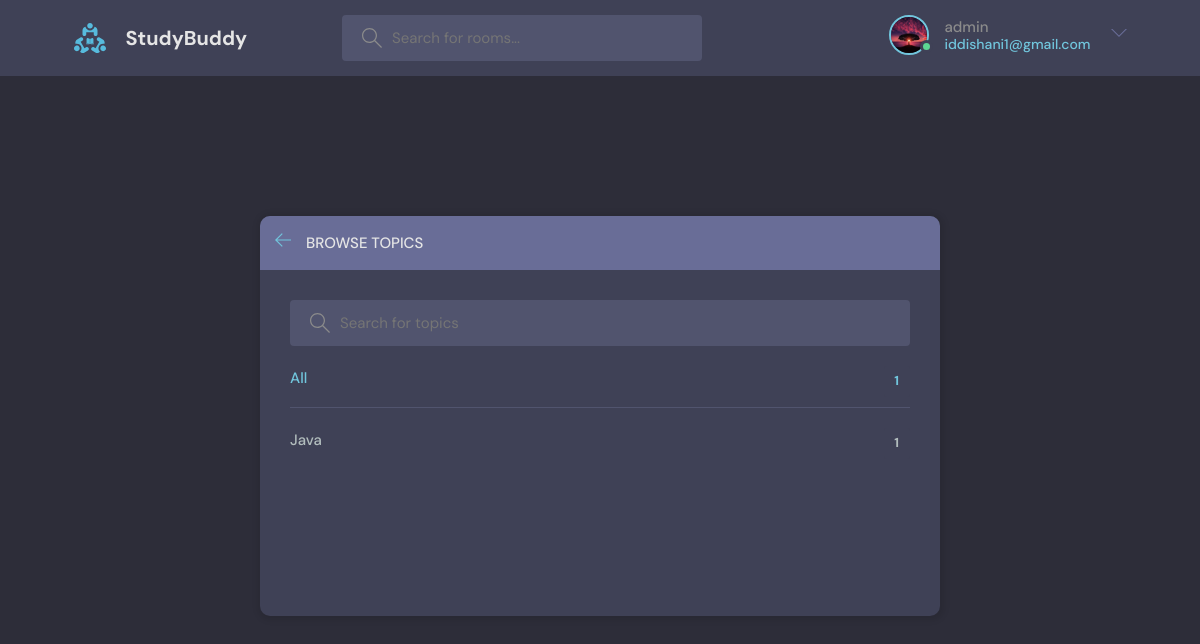
The page /topics/ (signed in) on the database as committed earlier.
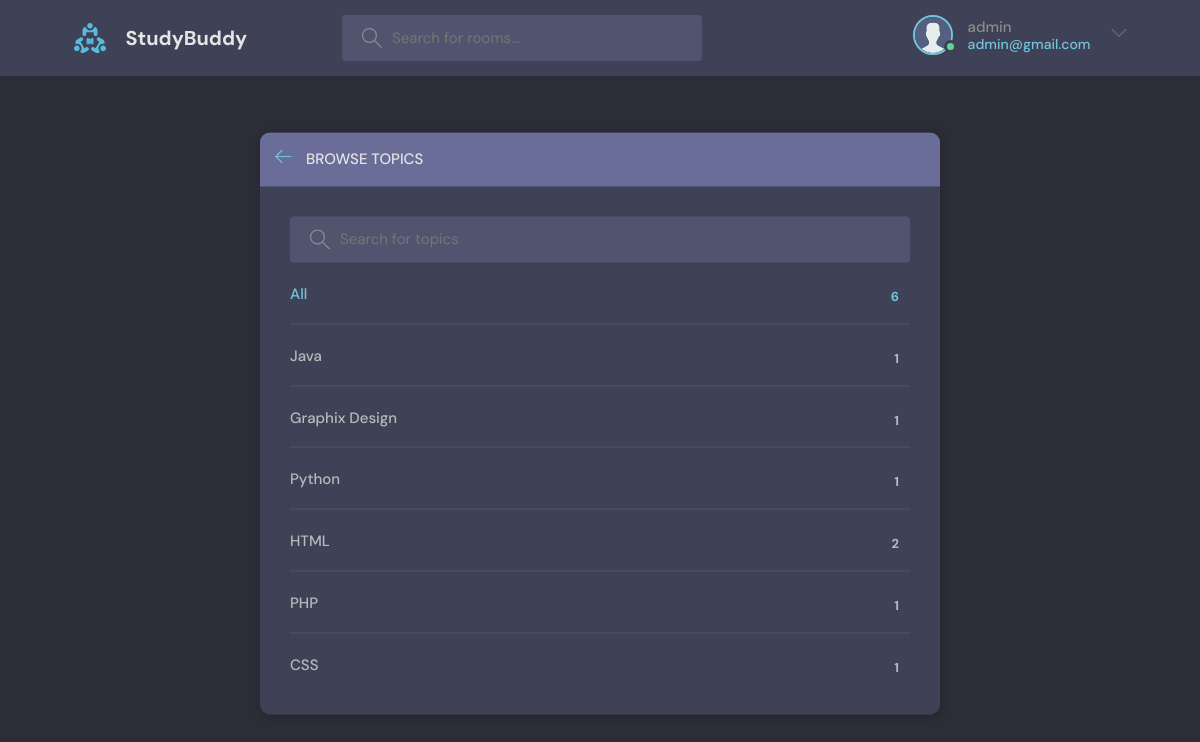
The same page on the database as committed later.
### base/models.py (models this page shows, shortened)
class User(AbstractUser):
    name = models.CharField(max_length=200, null=True)
    email = models.EmailField(unique= True, null=True)
    bio = models.TextField(null=True)
    avatar = models.ImageField(null=True, default="avatar.svg")
    USERNAME_FIELD = 'email'
    REQUIRED_FIELDS = ["username"]

class Topic(models.Model):
    name = models.CharField(max_length=200)

### base/views.py (the view)
# urls.py: path('topics/', view=views.topicPage, name="topic"),
def topicPage(request):
    q = request.GET.get('q') if request.GET.get('q') != None else ''
    topics = Topic.objects.filter(name__icontains=q)
    context = {"topics": topics}
    return render(request=request, template_name='base/topics.html', context=context)

### base/templates/base/topics.html (shortened to what this page needs)
{% extends 'main.html' %}
{% block content %}
  <main class="create-room layout">
    <div class="container">
      <div class="layout__box">
        <div class="layout__boxHeader">
          <div class="layout__boxTitle">
            <a href="{{ request.META.HTTP_REFERER }}">
              <svg version="1.1" xmlns="http://www.w3.org/2000/svg" width="32" height="32" viewBox="0 0 32 32">
                <title>arrow-left</title>
                <path
                  d="M13.723 2.286l-13.723 13.714 13.719 13.714 1.616-1.611-10.96-10.96h27.625v-2.286h-27.625l10.965-10.965-1.616-1.607z"
                ></path>
              </svg>
            </a>
            <h3>Browse Topics</h3>
          </div>
        </div>
        <div class="topics-page layout__body">
          <form class="header__search" action="{% url 'topic' %}" method="get">
            <label>
              <input placeholder="Search for topics" name="q" />
            </label>
          </form>
          <ul class="topics__list">
            <li>
              <a href="{% url 'home' %}" class="active">All <span>{{topics.count}}</span></a>
            </li>
            {% for topic in topics %}
            <li>
              <a href="{% url 'home' %}?q={{topic.name}}">{{topic.name}} <span>{{topic.room_set.all.count}}</span></a>
            </li>
            {% endfor %}
          </ul>
        </div>
      </div>
    </div>
  </main>
{% endblock content %}

### templates/main.html (shortened to what this page needs)
<!DOCTYPE html>
{% load static %}
<html lang="en">
  <head>
    <link rel="stylesheet" href="{% static 'css/style.css' %}" />
  </head>
  <body>
    {% include 'navbar.html' %}
    {% block content %}
    {% endblock content %}
  </body>
</html>

### templates/navbar.html (shortened to what this page needs)
{% load static %}
<header class="header header--loggedIn">
    <div class="container">
      <a href="{% url 'home' %}" class="header__logo">
        <img src="{% static 'images/logo.svg' %}" />
        <h1>StudyBuddy</h1>
      </a>
      <form class="header__search" method="get" action="{% url 'home' %}">
        <label>
          <input name="q" placeholder="Search for rooms..." />
        </label>
      </form>
      <nav class="header__menu">
        {% if request.user.is_authenticated %}
            <div class="header__user">
            <a href="{% url 'profile' 1%}">
                <div class="avatar avatar--medium active">
                <img src="{{request.user.avatar.url}}" />
                </div>
                <p>{{ request.user.username }} <span>{{request.user.email}}</span></p>
            </a>
            <button class="dropdown-button">
                <svg version="1.1" xmlns="http://www.w3.org/2000/svg" width="32" height="32" viewBox="0 0 32 32">
                <title>chevron-down</title>
                <path d="M16 21l-13-13h-3l16 16 16-16h-3l-13 13z"></path>
                </svg>
            </button>
            </div>
        {% else %}
            <a href="{% url 'login' %}">
                <img src="{% static 'images/avatar.svg' %}" />
                <p>Login</p>
            </a>
        {% endif %}
      </nav>
    </div>
</header>

### static/css/style.css (style rules this page uses)
:root { --color-main: #71c6dd; --color-main-light: #e1f6fb; --color-dark: #3f4156; --color-dark-medium: #51546e; --color-dark-light: #696d97; --color-light: #e5e5e5; --color-gray: #8b8b8b; --color-light-gray: #b2bdbd; --color-bg: #2d2d39; --color-success: #5dd693; --color-error: #fc4b0b; }
* { font-family: "DM Sans", -apple-system, BlinkMacSystemFont, "Segoe UI", Roboto, Oxygen, Ubuntu, Cantarell, "Open Sans", "Helvetica Neue", sans-serif; margin: 0; padding: 0; box-sizing: border-box; text-rendering: optimizeLegibility; font-size: inherit; }
html { font-size: 56.25%; }
@media only screen and (min-width: 1200px) { html { font-size: 62.5%; } }
body { line-height: 1.6; font-weight: 400; font-size: 1.5rem; color: var(--color-light-gray); background-color: var(--color-bg); min-height: 100vh; }
img { width: 100%; }
a { display: inline-block; color: var(--color-main); text-decoration: none; }
.container { max-width: 120rem; width: 90%; margin: auto; }
.avatar { position: relative; display: inline-block; border-radius: 50%; border: 2px solid var(--color-main); }
.avatar img { display: block; border-radius: 50%; object-fit: cover; object-position: center; }
.avatar::after { content: ""; display: block; position: absolute; background-color: var(--color-gray); z-index: 111; border-radius: 50%; border: 0.3rem solid var(--color-dark); }
.avatar.active::after { background-color: var(--color-success); }
.avatar.avatar--medium img { width: 3.6rem; height: 3.6rem; border-radius: 50%; }
.avatar.avatar--medium:after { width: 0.7rem; height: 0.7rem; bottom: 0px; right: -6px; }
.header { padding: 1.5rem; background-color: var(--color-dark); }
.header > .container { display: flex; gap: 9.5rem; }
.header__logo, .header__user { display: flex; gap: 2rem; align-items: center; }
.header__logo > img { height: 3.2rem; width: 3.2rem; }
.header__logo > h1 { font-weight: 700; font-size: 2rem; color: var(--color-light); }
.header__search > label { background-color: var(--color-dark-medium); padding: 1.3rem 1rem; display: flex; align-items: center; gap: 1rem; border-radius: 4px; }
.header__search svg { fill: var(--color-gray); width: 2rem; height: 2rem; margin-left: 1rem; }
.header__search input { width: 30rem; background: transparent; border: none; outline: none; color: var(--color-light); }
.header__menu { margin-left: auto; position: relative; }
.header__menu a { display: flex; gap: 1.5rem; align-items: center; font-weight: 500; text-decoration: none; color: var(--color-gray); }
.header__menu img { height: 3.6rem; }
.header__menu p { line-height: 1.2; }
.header__menu span { color: var(--color-main); font-weight: 500; font-size: 1.4rem; display: block; }
.header__menu svg { width: 1.6rem; height: 1.6rem; fill: var(--color-dark-light); }
.dropdown-button { background: transparent; border: 0; outline: 0; cursor: pointer; }
.layout { margin-top: 2.4rem; }
.layout > .container { display: flex; justify-content: space-between; align-items: flex-start; }
.layout__box { width: 90%; max-width: 48rem; min-height: 40rem; position: absolute; top: 50%; left: 50%; transform: translate(-50%, -46%); background-color: var(--color-dark); border-radius: 1rem; box-shadow: 1px 1px 6px 3px rgba(0, 0, 0, 0.1); overflow: hidden; }
.layout__boxHeader { display: flex; padding: 1.5rem; background-color: var(--color-dark-light); }
.layout__boxTitle { display: flex; gap: 1.5rem; align-items: center; }
.layout__boxTitle h3 { text-transform: uppercase; font-weight: 500; color: var(--color-light); }
.layout__boxTitle svg { width: 1.6rem; height: 1.6rem; fill: var(--color-main); }
.layout__body { margin: 3rem; }
.topics__list { list-style: none; }
.topics__list li a { display: flex; justify-content: space-between; margin-bottom: 3rem; font-weight: 500; color: var(--color-light-gray); transition: all 0.3s ease-in-out; }
.topics__list li a.active, .topics__list li a:hover { color: var(--color-main); }
.topics__list li a span { padding: 0.5rem 1rem; background-color: var(--color-dark); border-radius: 3px; font-size: 1.3rem; font-weight: 700; letter-spacing: 1px; }
.topics-page .topics__list li:not(:last-child) a { margin: 2rem 0; padding-bottom: 1rem; text-decoration: none; border-bottom: 1px solid var(--color-dark-medium); }
.topics-page .header__search { display: block; }
.create-room.layout .layout__box { max-width: 68rem; }

Rows that differ between the two databases and show on the page:
changed User "admin": user.avatar: picture removed, a placeholder shows; user.email "iddishani1@gmail.com" → "admin@gmail.com"
added Topic: name "Graphix Design", room_set.all.count "1"
added Topic: name "Python", room_set.all.count "1"
added Topic: name "HTML", room_set.all.count "2"
added Topic: name "PHP", room_set.all.count "1"
added Topic: name "CSS", room_set.all.count "1"
Other text that changed with them:
{{ topics.count }}: "1" → "6"
